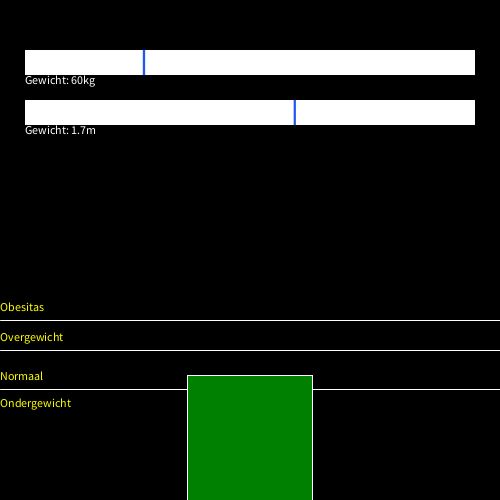
Frame 1 (no input)
Frame 60 (the mouse pressed at the canvas centre just before this capture): identical to frame 1, image omitted
Frame 120 (the mouse held since frame 60 and released just before this capture): identical to frame 1, image omitted

The Processing sketch that drew this single still picture (run headless with seeded random() and noise(); from frame 60 on, the mouse is pressed at the canvas centre):

// Processing sketch: Moduleopgave_5
// ── Moduleopgave_5.pde
final int MAXGEWICHT = 200,
          MINGEWICHT = 10,
          MAXLENGTE = 250,
          MINLENGTE = 50;
          
int sliderStartPositieX = 0,
    sliderBreedte = 0,
    sliderHoogte = 0;

int gewichtSliderPositieY = 0;
int lengteSliderPositieY = 0;

int gewichtPositie = 50,
    gewicht = gewichtPositie + MINGEWICHT;
    
int lengtePositie = 120,
    lengte = lengtePositie + MINLENGTE;    

void setup() {
  size(500, 500);
  smooth();
  sliderStartPositieX = width/20;
  sliderBreedte = width - (sliderStartPositieX*2);
  sliderHoogte = height / 20;
  gewichtSliderPositieY = height/10;
  lengteSliderPositieY = gewichtSliderPositieY + (sliderHoogte*2);

}

void draw() { 
  background(0); 
  
  
  tekenBMI(gewicht, lengte);
  bepaalSliderWaarde();
  gewichtSlider();
  lengteSlider();
}

void gewichtSlider() {
  tekenSlider(sliderStartPositieX, gewichtSliderPositieY, sliderBreedte, sliderHoogte, gewichtPositie, MAXGEWICHT - MINGEWICHT + 1);
  fill(255);
  text("Gewicht: "+gewicht+"kg", sliderStartPositieX, gewichtSliderPositieY+sliderHoogte+textAscent());
}

void lengteSlider() {
  tekenSlider(sliderStartPositieX, lengteSliderPositieY, sliderBreedte, sliderHoogte, lengtePositie, MAXLENGTE - MINLENGTE + 1);
  fill(255);
  text("Gewicht: "+(float)lengte/100+"m", sliderStartPositieX, lengteSliderPositieY+sliderHoogte+textAscent());
}

void bepaalSliderWaarde() {
  if(mousePressed) {
    if(mouseY >= gewichtSliderPositieY && mouseY < gewichtSliderPositieY + sliderHoogte) {
      gewichtPositie = bepaalPositie(sliderStartPositieX, sliderBreedte, MAXGEWICHT - MINGEWICHT + 1);
      gewicht = gewichtPositie + MINGEWICHT;
    }
    else if(mouseY >= lengteSliderPositieY && mouseY < lengteSliderPositieY + sliderHoogte) {
      lengtePositie = bepaalPositie(sliderStartPositieX, sliderBreedte, MAXLENGTE - MINLENGTE + 1);
      lengte = lengtePositie + MINLENGTE;   
    }

  }
  
}

// ── bmiWeergave.pde
private float zoomFactor = 6;
private final float NORMAALBMI = 18.5,
                    OVERGEWICHTBMI = 25, 
                    OBEESBMI = 30,
                    MAXBMI = 40;
              
void tekenBMI(float gewicht, float lengte) {
  float BMI = constrain(gewicht / sq(lengte/100), 0, MAXBMI);
  tekenLijnen();
  tekenStaaf(BMI);
}

private void tekenStaaf(float BMI) {
  float staafBreedte = width / 4;
  final int ONDERGEWICHTKLEUR = #FFFF00,
            NORMAALKLEUR = #008000,
            OVERGEWICHTKLEUR = #FFA500,
            OBEESKLEUR = #FF0000;
   
  if(BMI < NORMAALBMI) fill(ONDERGEWICHTKLEUR);
  else if((BMI >= NORMAALBMI) && (BMI < OVERGEWICHTBMI)) fill(NORMAALKLEUR);
  else if((BMI >= OVERGEWICHTBMI) && (BMI < OBEESBMI)) fill(OVERGEWICHTKLEUR);
  else fill(OBEESKLEUR);
    
  BMI *= zoomFactor; 
  rect((width / 2) - (staafBreedte / 2), height, staafBreedte, -BMI);
}

private void tekenLijnen() {
  final int LIJNKLEUR = #FFFFFF,
            TEKSTKLEUR = #FFFF00;
  
  float normaal = NORMAALBMI * zoomFactor,
        overgewicht = OVERGEWICHTBMI * zoomFactor,
        obees = OBEESBMI * zoomFactor;
  
  stroke(LIJNKLEUR);
  
  line(0, height - normaal, width, height - normaal);
  line(0, height - overgewicht, width, height - overgewicht); 
  line(0, height - obees, width, height - obees);
  
  fill(TEKSTKLEUR);
  text("Ondergewicht", 0, height - (normaal - (textAscent()) * 2));
  text("Normaal", 0, height - (normaal + textAscent()));
  text("Overgewicht", 0, height - (overgewicht + textAscent()));
  text("Obesitas", 0, height - (obees + textAscent()));
}

// ── sliders.pde
void tekenSlider(float x, float y, float breedte, float hoogte, int positie, int nPosities) {
  float blokjeBreedte = breedte / nPosities;
  noStroke();
  
  fill(255);
  rect(x, y, breedte, hoogte);
  
  fill(#2257F0);
  rect(x+positie*blokjeBreedte, y, blokjeBreedte, hoogte);
}

int bepaalPositie(float x, float breedte, int nPosities) {
  float blokjeBreedte = breedte / nPosities;
  
  if(mouseX < x) return 0;
  else if(mouseX >= breedte + x) return nPosities - 1;
  else return floor((mouseX - x) / blokjeBreedte);
}
